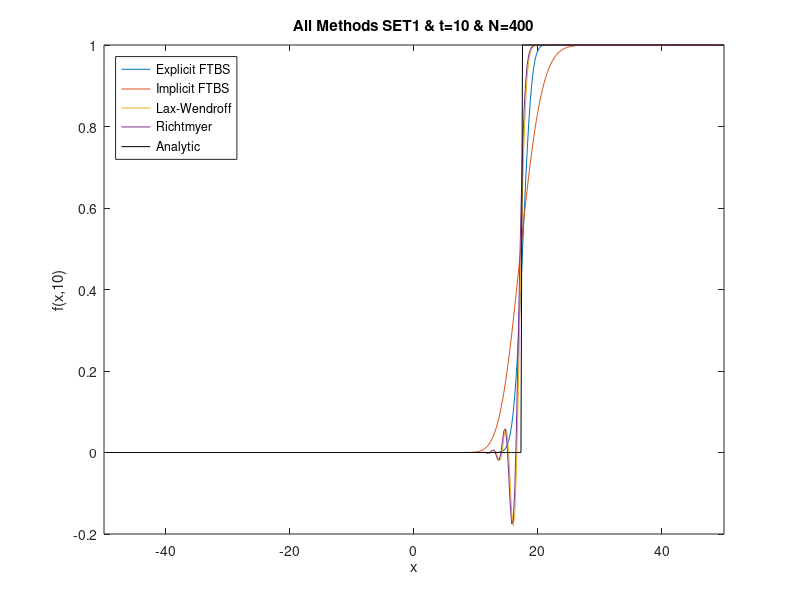

Reproduce this figure in MATLAB.
load ExpFTBS400t10.dat;
load ImpFTBS400t10.dat;
load LaxWen400t10.dat;
load Richt400t10.dat;

x = Richt400t10(:,1);
A = Richt400t10(:,4);

E = ExpFTBS400t10(:,3);
I = ImpFTBS400t10(:,3);
L = LaxWen400t10(:,3);
W = Richt400t10(:,3);

plot(x,E,x,I,x,L,x,W,x,A,'k');
title('All Methods SET1 & t=10 & N=400')
xlabel('x')
ylabel('f(x,10)')
legend({'Explicit FTBS','Implicit FTBS','Lax-Wendroff','Richtmyer ','Analytic'},'Location','northwest')
axis([-50 50 -0.2 1])



